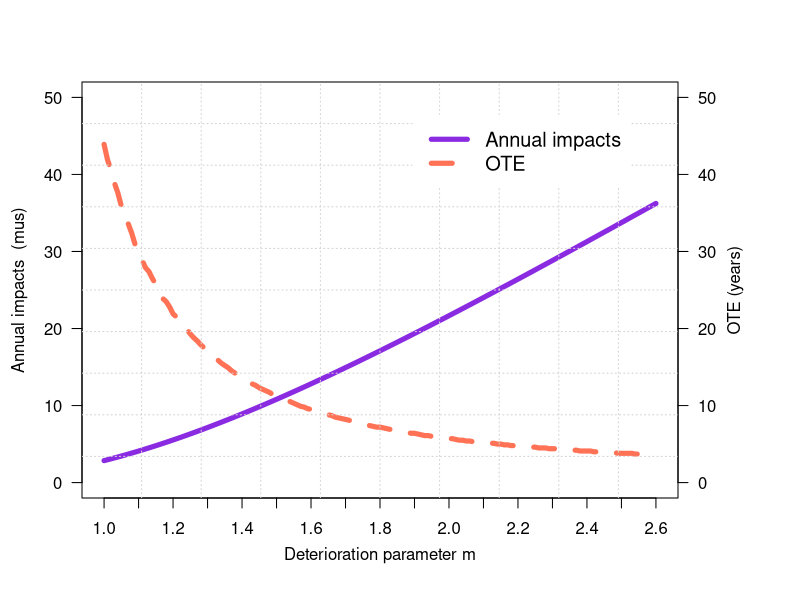

Here is the R script that generated this plot:
#Sensitivity analysis
yvalue = 30
alpha<-c(0.353,0.360,0.371,0.389,0.391)
gamma<-c(5.652,5.581,5.575,5.498,5.367)
d=10 # factor of time
YearMax<-50 #total no of year to be investigated.
#creating local variables
rate<-matrix(nrow=YearMax)     #hazard rate in respective year
colors=c("chocolate","coral3","coral4","cyan1","cyan4","darkblue","blue","chartreuse4","red","deeppink","deeppink4") #colors for plot
#SUBROUTINE FOr the bridge
#this routine is used to calculated the Intensity of rockfall, avalanche
#INPUT -----------------------------------
T=seq(0.1,YearMax, by =0.1)
#with example
#library(cubature)
factor=1
alpha1=0.0252
rho=0.02
#m=1.2665
cs=0
k0=0

Maxvolume <- 34 # e.g. m3 (volume of rockfall or avalanche)
Time<-YearMax
MaxCS<-5 #maximum no of CS for the bridge
Maxlatent<- 1 #number of latent condition state


#define dimension
mtp<- matrix(double(1),nrow=MaxCS,ncol=(MaxCS+Maxlatent))
mtplatent<- matrix(double(1),nrow=(MaxCS+Maxlatent),ncol=(MaxCS+Maxlatent))
mtp <- read.csv("mtp.csv",header=FALSE) 
#define the Markov transition probability for the bridge
#attach(mtp)
initialCS<-c(1,0,0,0,0,0) #initial state probability of the bridge
v3=10 #value of rock fall, or avalanche volume to be used

#STEP 1 --estimating the failure probability from hazard curve for each CS
#hazard curve
S<-matrix(double(1),nrow=Maxvolume,ncol=MaxCS)
#define a function for calculating intensity S
intensity<-function(alpha,gamma,volume){
  exp(-exp(-alpha*volume+gamma))
}
for (i in 1:MaxCS){
  for (v in 1:Maxvolume){
    S[v,i]<-intensity(alpha[i],gamma[i],v)/d
  }
}
#STEP 2 --Calculating the Markov transition probability - Latent
#choose the intensity (e.g. S=10 m3)
for (i in 1:(MaxCS+1)){
  if (i < (MaxCS+1)) {
    for (j in 1:(MaxCS+Maxlatent)){
      if (j < (MaxCS+Maxlatent)){
        mtplatent[i,j]<-mtp[i,j]*(1-S[v3,i])
      } else {
        mtplatent[i,j]<-S[v3,i]
      }
    }
  } else {
    mtplatent[i,j]<-1
  }
}

#----------------------------------------------------
#STEP 3. Define the initial state of the bridge at the time after the PI
pi<-matrix(double(1),nrow=length(T),ncol=(MaxCS+Maxlatent))
pioneyear<-matrix(double(1),nrow=Time,ncol=(MaxCS+Maxlatent))
for (t in 1:length(T)){
  if (t ==1){
    pi[t,]<-initialCS
  } else {
    pi[t,]<-pi[t-1,]%*%mtplatent
  }
}

#---------Start caculation SECTION

#Sensitivity analysis for ratio CI/PI
cpi<-1 #preventive intervention cost for the snow catcher system
CIimpact<-10 #corrective intervention cost for the bridge
cci<-2
maxm<- 2.6
step=seq(1,maxm, by =0.01)
msa<- matrix(double(1),nrow=length(step),ncol=1)
T_optimalsa<-matrix(double(1),nrow=length(step),ncol=1)
Min_Csa<-matrix(double(1),nrow=length(step),ncol=1)

for (u in 1:length(step)){
  msa[u]<-step[u]
#This program was coded by Nam Lethanh (lethanh@ibi.baug.ethz.ch)
#INPUT

#STEP 4 - calculating cost of corrective intervention for the bridge at each year if there is a failure

CItime<-matrix(double(1),nrow=length(T))  #expect corrective intervention cost at time t
for (t in 1:length(T)){
  CItime[t]<-pi[t,6]*CIimpact
}
#cat("Expected IMPACT for CI of the bridge at time t \n")
#print(CItime)

#..............................................

m<-msa[u]
  
#         MAIN PROGRAM

f1=function(x){
  (alpha1*m*x^(m-1)*exp(-alpha1*x^m))^2
}

f2=function(y){
  (exp(alpha1*y^m-rho*y))
}

q<-matrix(double(1),nrow=1,ncol=T)
C<-matrix(double(1),nrow=1,ncol=T)
canduoi=0
cantren=Inf

#scenario 1 - ***********************************************
ca=cpi*1
cm=cci
for (i in 1:length(T)){
  # timestep=i/d
  v1=integrate(f1,lower=canduoi,upper=Inf)
  v2=integrate(f2,lower=0,upper=T[i])
  C[i]=(exp(-rho*T[i])*(cs+ca)+(k0/rho)*(1-exp(-rho*T[i]))+(cm+CItime[T[i]])*v1$value*v2$value)/(1-exp(-rho*T[i]))
}

Min_Csa[u]<-min(C[c(10:length(T))])
T_optimalsa[u]<-which.min(C)/d
}

#drawing
plot.new()
par(mar=c(5, 4, 4, 6) + 0.1)
plot(msa, Min_Csa, pch=2, axes=FALSE, ylim=c(0,50), xlab="", ylab="", 
     type="l",col="blueviolet", lwd=5)
axis(2, ylim=c(0,20),col="black",las=1)  ## las=1 makes horizontal labels
mtext(expression(paste("Annual impacts  (",, "mus)")),side=2,col="black",line=2.5)
axis(1,pretty(range(msa),20))
box()

par(new=TRUE)

## Plot the second plot and put axis scale on right
plot(msa, T_optimalsa, pch=4,  xlab="", ylab="", ylim=c(0,50), 
     axes=FALSE, type="l", col="coral1",lwd=5,lty=2)
## a little farther out (line=4) to make room for labels
mtext("OTE (years)",side=4,col="black",line=2.3) 
axis(4, ylim=c(0,20), col="black",col.axis="black",las=1)
mtext(expression(paste("Deterioration parameter ", m)),side=1,col="black",line=2.5)  
grid(10, 10, col = "lightgray", lty = "dotted",lwd = par("lwd"), equilogs = TRUE)
legend("topright",inset=.08,legend=c("Annual impacts","OTE"),
       text.col=c("black"),lty=c(1,2),lwd=c(5,5),col=c("blueviolet","coral1"),horiz=F,cex=1.2,box.col = "white")

